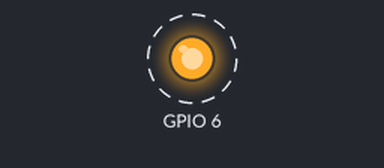
A program run on a simulated ESP32-C3. Parts: output pins drawn as LEDs (lit = HIGH). Dashed ring = blinking. What the program prints to the serial monitor is not drawn.

Above: at 2.2 s.
Timing chart, 0 to 5.0 s (numbered marks = the images above):
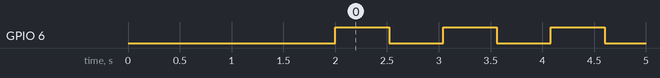

Measured:
- by itself, GPIO 6: alternates HIGH for 0.52 s and LOW for 0.52 s

The program:

main.cpp
```cpp
// Lesson 11 - Hardware timer demo
// ESP32-C3 Super Mini, Arduino-ESP32 core 2.x (the version PlatformIO ships)
//
// A hardware timer fires an interrupt every 1 ms. The interrupt does two
// small things:
//   1. it measures its own timing with micros(): count, shortest and
//      longest interval since the last report
//   2. it sets a flag
// loop() turns the flag into a 1 Hz heartbeat on the green LED, and once
// per second copies the statistics inside a critical section and prints
// them.
//
// Serial output, once per second:
//   n=<ticks> min=<us> us max=<us> us jitter=<us> us
//
// Look closely at the first line after a reset.

#include <Arduino.h>

// ---------------------------------------------------------------------------
// Pins
// ---------------------------------------------------------------------------

// RGB LED is common anode: LOW turns a channel ON, HIGH turns it OFF.
static const uint8_t PIN_LED_GREEN = 6U;

// ---------------------------------------------------------------------------
// Timer configuration (see slide "The arithmetic")
// ---------------------------------------------------------------------------

static const uint8_t  TIMER_NUM   = 0U;      // timer 0 = TIMG0
static const uint16_t TIMER_DIV   = 80U;     // 80 MHz / 80 = 1 MHz -> 1 us per tick
static const uint64_t ALARM_TICKS = 1000U;   // 1000 ticks x 1 us = 1 ms -> 1 kHz

// ---------------------------------------------------------------------------
// Application timing
// ---------------------------------------------------------------------------

static const uint32_t SERIAL_BAUD      = 115200U;
static const uint32_t USB_SETTLE_MS    = 2000U;  // give the USB serial port time to open
static const uint32_t TICKS_PER_TOGGLE = 500U;   // 500 ticks of 1 ms -> LED toggles twice a second
static const uint32_t REPORT_PERIOD_MS = 1000U;

// ---------------------------------------------------------------------------
// Shared between the ISR and loop()
// ---------------------------------------------------------------------------

static hw_timer_t* s_timer = nullptr;
static uint32_t s_lastReportMs = 0U;

portMUX_TYPE g_mux = portMUX_INITIALIZER_UNLOCKED;

volatile bool     g_tickFlag = false;
volatile uint32_t g_lastUs   = 0U;
volatile uint32_t g_minUs    = UINT32_MAX;
volatile uint32_t g_maxUs    = 0U;
volatile uint32_t g_count    = 0U;

// ---------------------------------------------------------------------------
// Interrupt service routine - keep it short
// ---------------------------------------------------------------------------

void IRAM_ATTR onTick() {
    const uint32_t now = static_cast<uint32_t>(micros());

    portENTER_CRITICAL_ISR(&g_mux);
    const uint32_t dt = now - g_lastUs;   // unsigned: correct across the micros() wrap
    g_lastUs = now;
    if (dt < g_minUs) { g_minUs = dt; }
    if (dt > g_maxUs) { g_maxUs = dt; }
    g_count++;
    portEXIT_CRITICAL_ISR(&g_mux);

    g_tickFlag = true;   // signal only - loop() does the work
}

// ---------------------------------------------------------------------------
// Work done in loop() context
// ---------------------------------------------------------------------------

// Called for every flag loop() sees. If loop() is busy for longer than 1 ms,
// several ticks fold into one flag and the heartbeat runs slow.
static void heartbeat() {
    static uint32_t s_ticksSeen = 0U;
    static bool s_ledOn = false;

    s_ticksSeen++;
    if (s_ticksSeen >= TICKS_PER_TOGGLE) {
        s_ticksSeen = 0U;
        s_ledOn = !s_ledOn;
        digitalWrite(PIN_LED_GREEN, s_ledOn ? LOW : HIGH);
    }
}

// Copy and reset inside the critical section, print outside it.
static void reportOncePerSecond() {
    portENTER_CRITICAL(&g_mux);      // the ISR has to wait
    const uint32_t n  = g_count;
    const uint32_t lo = g_minUs;
    const uint32_t hi = g_maxUs;
    g_count = 0U;
    g_minUs = UINT32_MAX;
    g_maxUs = 0U;
    portEXIT_CRITICAL(&g_mux);       // the ISR may run again

    if (n == 0U) {
        Serial.println("n=0 - the timer is not running");
        return;
    }
    Serial.printf("n=%lu min=%lu us max=%lu us jitter=%lu us\n",
                  static_cast<unsigned long>(n),
                  static_cast<unsigned long>(lo),
                  static_cast<unsigned long>(hi),
                  static_cast<unsigned long>(hi - lo));
}

// ---------------------------------------------------------------------------
// Arduino entry points
// ---------------------------------------------------------------------------

void setup() {
    Serial.begin(SERIAL_BAUD);
    delay(USB_SETTLE_MS);
    Serial.println("Lesson 11 - hardware timer demo");

    pinMode(PIN_LED_GREEN, OUTPUT);
    digitalWrite(PIN_LED_GREEN, HIGH);   // off

    s_timer = timerBegin(TIMER_NUM, TIMER_DIV, true);   // true: count up
    if (s_timer == nullptr) {
        Serial.println("timerBegin failed - check TIMER_NUM (0 or 1 on the C3)");
        while (true) {
            delay(REPORT_PERIOD_MS);
        }
    }
    timerAttachInterrupt(s_timer, &onTick, false);      // false: level interrupt
    timerAlarmWrite(s_timer, ALARM_TICKS, true);        // true: auto-reload, repeat
    timerAlarmEnable(s_timer);                          // arm: interrupts start now

    s_lastReportMs = static_cast<uint32_t>(millis());   // first report one second after the timer starts
}

void loop() {
    if (g_tickFlag) {
        g_tickFlag = false;
        heartbeat();
    }

    const uint32_t nowMs = static_cast<uint32_t>(millis());
    if (nowMs - s_lastReportMs >= REPORT_PERIOD_MS) {
        s_lastReportMs = nowMs;
        reportOncePerSecond();
    }
}
```
